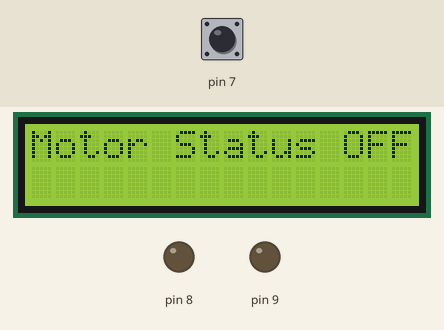
This sketch was run on a simulated Arduino Uno, built with avr-gcc and run on an emulated ATmega328P. Parts: 16×2 character LCD, output pins drawn as LEDs (lit = HIGH). Dashed ring = blinking. Inputs (shaded band) come from the test bench; at power-on: pin 7 LOW. What the sketch prints to the serial monitor is not drawn.

Above: at 1.2 s.
1.3 s: pin 7 driven HIGH
At 1.9 s:
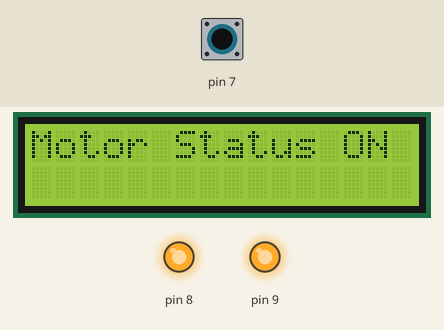
2.8 s: pin 7 driven LOW
At 4.2 s:
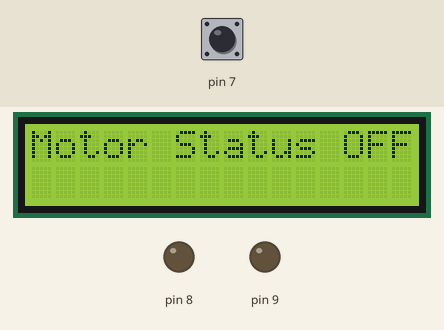
5.8 s: pin 7 pulsed HIGH 5 times (0.12 s each, 0.3 s apart)
At 6.47 s:
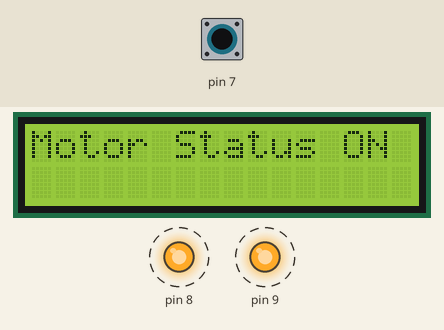
10.3 s: pin 7 pulsed HIGH 5 times (0.12 s each, 0.3 s apart)
At 10.52 s:
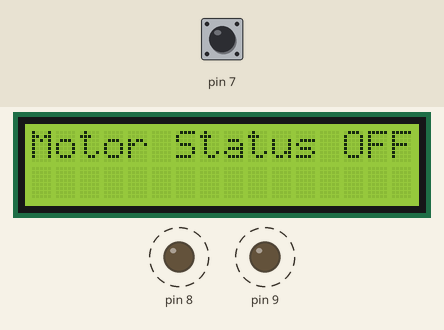
Timing chart, 0 to 13.3 s (numbered marks = the images above; inputs shaded):
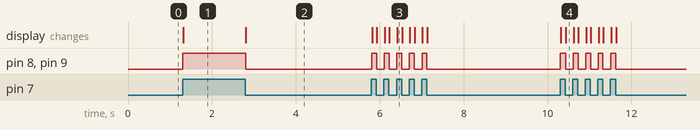

Measured:
- after the input at 1.3 s, pin 8, pin 9: LOW → HIGH at once; the display: changes at once (image 1)
- after the input at 2.8 s, pin 8, pin 9: HIGH → LOW at once; the display: changes at once (image 2)
- after the input at 5.8 s, pin 8, pin 9: alternates HIGH for 0.11 s and LOW for 0.18 s, 10 changes in all, then stays LOW, starting at once; the display: changes at once (image 3)
- after the input at 10.3 s, pin 8, pin 9: alternates HIGH for 0.11 s and LOW for 0.18 s, 10 changes in all, then stays LOW, starting at once; the display: first changes at once (image 4 shows a later state)

The sketch:

Arduino_Test_1.ino
```cpp
#include <Adafruit_LiquidCrystal.h>
Adafruit_LiquidCrystal lcd_1(0);

int m = 0;

void setup()
{
  lcd_1.begin(16,2);
  Serial.begin(9600);
  pinMode(8, OUTPUT);
  pinMode(9, OUTPUT);
  pinMode(7, INPUT);
  lcd_1.print("Motor Status");
}

void loop()
{
  m = digitalRead(7);
  lcd_1.setCursor(13, 0);
  if (m == HIGH) {
    digitalWrite(8, HIGH);
    digitalWrite(9, HIGH);
    Serial.println("Motor ON");
    lcd_1.print("ON ");
  }
  else {
    digitalWrite(8, LOW);
    digitalWrite(9, LOW);
    Serial.println("Motor OFF");
    lcd_1.print("OFF");
  }
}
```

Alignment_area.cpp
```cpp
// Format Document: Shift + Alt + f
// Paste below:
```
